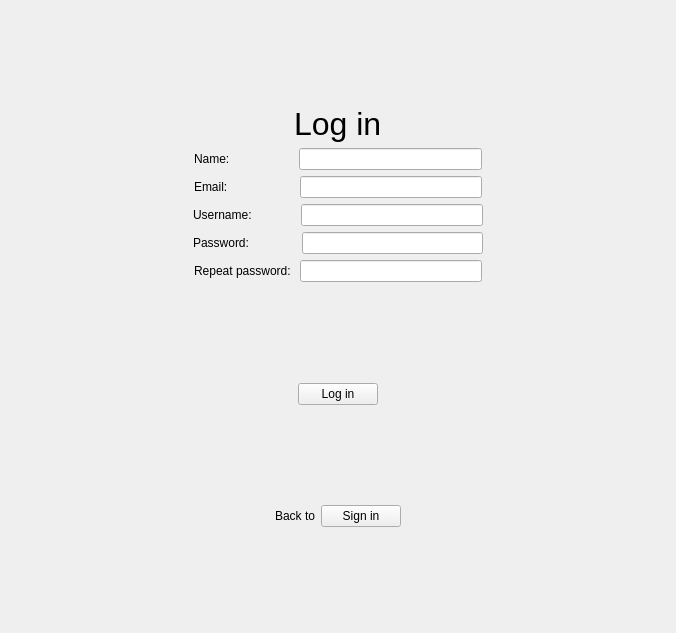
<?xml version="1.0" encoding="UTF-8"?>
<ui version="4.0">
 <class>loginwindowClass</class>
 <widget class="QMainWindow" name="loginwindowClass">
  <property name="geometry">
   <rect>
    <x>0</x>
    <y>0</y>
    <width>676</width>
    <height>633</height>
   </rect>
  </property>
  <property name="windowTitle">
   <string>loginwindow</string>
  </property>
  <widget class="QWidget" name="centralWidget">
   <layout class="QHBoxLayout" name="horizontalLayout_11">
    <item>
     <layout class="QVBoxLayout" name="verticalLayout">
      <item>
       <spacer name="verticalSpacer">
        <property name="orientation">
         <enum>Qt::Orientation::Vertical</enum>
        </property>
        <property name="sizeHint" stdset="0">
         <size>
          <width>20</width>
          <height>40</height>
         </size>
        </property>
       </spacer>
      </item>
      <item>
       <layout class="QHBoxLayout" name="horizontalLayout">
        <item>
         <spacer name="horizontalSpacer">
          <property name="orientation">
           <enum>Qt::Orientation::Horizontal</enum>
          </property>
          <property name="sizeHint" stdset="0">
           <size>
            <width>40</width>
            <height>20</height>
           </size>
          </property>
         </spacer>
        </item>
        <item>
         <widget class="QLabel" name="label">
          <property name="font">
           <font>
            <pointsize>24</pointsize>
           </font>
          </property>
          <property name="text">
           <string>Log in</string>
          </property>
         </widget>
        </item>
        <item>
         <spacer name="horizontalSpacer_2">
          <property name="orientation">
           <enum>Qt::Orientation::Horizontal</enum>
          </property>
          <property name="sizeHint" stdset="0">
           <size>
            <width>40</width>
            <height>20</height>
           </size>
          </property>
         </spacer>
        </item>
       </layout>
      </item>
      <item>
       <layout class="QHBoxLayout" name="horizontalLayout_3">
        <item>
         <spacer name="horizontalSpacer_7">
          <property name="orientation">
           <enum>Qt::Orientation::Horizontal</enum>
          </property>
          <property name="sizeHint" stdset="0">
           <size>
            <width>40</width>
            <height>20</height>
           </size>
          </property>
         </spacer>
        </item>
        <item>
         <widget class="QLabel" name="label_2">
          <property name="text">
           <string>Name:                   </string>
          </property>
         </widget>
        </item>
        <item>
         <widget class="QLineEdit" name="lineEditName"/>
        </item>
        <item>
         <spacer name="horizontalSpacer_12">
          <property name="orientation">
           <enum>Qt::Orientation::Horizontal</enum>
          </property>
          <property name="sizeHint" stdset="0">
           <size>
            <width>40</width>
            <height>20</height>
           </size>
          </property>
         </spacer>
        </item>
       </layout>
      </item>
      <item>
       <layout class="QHBoxLayout" name="horizontalLayout_5">
        <item>
         <spacer name="horizontalSpacer_6">
          <property name="orientation">
           <enum>Qt::Orientation::Horizontal</enum>
          </property>
          <property name="sizeHint" stdset="0">
           <size>
            <width>40</width>
            <height>20</height>
           </size>
          </property>
         </spacer>
        </item>
        <item>
         <widget class="QLabel" name="label_3">
          <property name="text">
           <string>Email:                    </string>
          </property>
         </widget>
        </item>
        <item>
         <widget class="QLineEdit" name="lineEditEmail"/>
        </item>
        <item>
         <spacer name="horizontalSpacer_11">
          <property name="orientation">
           <enum>Qt::Orientation::Horizontal</enum>
          </property>
          <property name="sizeHint" stdset="0">
           <size>
            <width>40</width>
            <height>20</height>
           </size>
          </property>
         </spacer>
        </item>
       </layout>
      </item>
      <item>
       <layout class="QHBoxLayout" name="horizontalLayout_6">
        <item>
         <spacer name="horizontalSpacer_5">
          <property name="orientation">
           <enum>Qt::Orientation::Horizontal</enum>
          </property>
          <property name="sizeHint" stdset="0">
           <size>
            <width>40</width>
            <height>20</height>
           </size>
          </property>
         </spacer>
        </item>
        <item>
         <widget class="QLabel" name="label_4">
          <property name="text">
           <string>Username:             </string>
          </property>
         </widget>
        </item>
        <item>
         <widget class="QLineEdit" name="lineEditUsername"/>
        </item>
        <item>
         <spacer name="horizontalSpacer_10">
          <property name="orientation">
           <enum>Qt::Orientation::Horizontal</enum>
          </property>
          <property name="sizeHint" stdset="0">
           <size>
            <width>40</width>
            <height>20</height>
           </size>
          </property>
         </spacer>
        </item>
       </layout>
      </item>
      <item>
       <layout class="QHBoxLayout" name="horizontalLayout_7">
        <item>
         <spacer name="horizontalSpacer_4">
          <property name="orientation">
           <enum>Qt::Orientation::Horizontal</enum>
          </property>
          <property name="sizeHint" stdset="0">
           <size>
            <width>40</width>
            <height>20</height>
           </size>
          </property>
         </spacer>
        </item>
        <item>
         <widget class="QLabel" name="label_5">
          <property name="text">
           <string>Password:              </string>
          </property>
         </widget>
        </item>
        <item>
         <widget class="QLineEdit" name="lineEditPasswordOne"/>
        </item>
        <item>
         <spacer name="horizontalSpacer_9">
          <property name="orientation">
           <enum>Qt::Orientation::Horizontal</enum>
          </property>
          <property name="sizeHint" stdset="0">
           <size>
            <width>40</width>
            <height>20</height>
           </size>
          </property>
         </spacer>
        </item>
       </layout>
      </item>
      <item>
       <layout class="QHBoxLayout" name="horizontalLayout_8">
        <item>
         <spacer name="horizontalSpacer_3">
          <property name="orientation">
           <enum>Qt::Orientation::Horizontal</enum>
          </property>
          <property name="sizeHint" stdset="0">
           <size>
            <width>40</width>
            <height>20</height>
           </size>
          </property>
         </spacer>
        </item>
        <item>
         <widget class="QLabel" name="label_6">
          <property name="text">
           <string>Repeat password: </string>
          </property>
         </widget>
        </item>
        <item>
         <widget class="QLineEdit" name="lineEditPasswordTwo"/>
        </item>
        <item>
         <spacer name="horizontalSpacer_8">
          <property name="orientation">
           <enum>Qt::Orientation::Horizontal</enum>
          </property>
          <property name="sizeHint" stdset="0">
           <size>
            <width>40</width>
            <height>20</height>
           </size>
          </property>
         </spacer>
        </item>
       </layout>
      </item>
      <item>
       <spacer name="verticalSpacer_2">
        <property name="orientation">
         <enum>Qt::Orientation::Vertical</enum>
        </property>
        <property name="sizeHint" stdset="0">
         <size>
          <width>20</width>
          <height>40</height>
         </size>
        </property>
       </spacer>
      </item>
      <item>
       <layout class="QHBoxLayout" name="horizontalLayout_9">
        <item>
         <spacer name="horizontalSpacer_14">
          <property name="orientation">
           <enum>Qt::Orientation::Horizontal</enum>
          </property>
          <property name="sizeHint" stdset="0">
           <size>
            <width>40</width>
            <height>20</height>
           </size>
          </property>
         </spacer>
        </item>
        <item>
         <widget class="QPushButton" name="pushButtonLogIn">
          <property name="text">
           <string>Log in</string>
          </property>
         </widget>
        </item>
        <item>
         <spacer name="horizontalSpacer_13">
          <property name="orientation">
           <enum>Qt::Orientation::Horizontal</enum>
          </property>
          <property name="sizeHint" stdset="0">
           <size>
            <width>40</width>
            <height>20</height>
           </size>
          </property>
         </spacer>
        </item>
       </layout>
      </item>
      <item>
       <spacer name="verticalSpacer_3">
        <property name="orientation">
         <enum>Qt::Orientation::Vertical</enum>
        </property>
        <property name="sizeHint" stdset="0">
         <size>
          <width>20</width>
          <height>40</height>
         </size>
        </property>
       </spacer>
      </item>
      <item>
       <layout class="QHBoxLayout" name="horizontalLayout_10">
        <item>
         <spacer name="horizontalSpacer_16">
          <property name="orientation">
           <enum>Qt::Orientation::Horizontal</enum>
          </property>
          <property name="sizeHint" stdset="0">
           <size>
            <width>40</width>
            <height>20</height>
           </size>
          </property>
         </spacer>
        </item>
        <item>
         <widget class="QLabel" name="label_7">
          <property name="text">
           <string>Back to</string>
          </property>
         </widget>
        </item>
        <item>
         <widget class="QPushButton" name="pushButtonSignIn">
          <property name="text">
           <string>Sign in</string>
          </property>
         </widget>
        </item>
        <item>
         <spacer name="horizontalSpacer_15">
          <property name="orientation">
           <enum>Qt::Orientation::Horizontal</enum>
          </property>
          <property name="sizeHint" stdset="0">
           <size>
            <width>40</width>
            <height>20</height>
           </size>
          </property>
         </spacer>
        </item>
       </layout>
      </item>
      <item>
       <spacer name="verticalSpacer_4">
        <property name="orientation">
         <enum>Qt::Orientation::Vertical</enum>
        </property>
        <property name="sizeHint" stdset="0">
         <size>
          <width>20</width>
          <height>40</height>
         </size>
        </property>
       </spacer>
      </item>
     </layout>
    </item>
   </layout>
  </widget>
 </widget>
 <layoutdefault spacing="6" margin="11"/>
 <resources/>
 <connections/>
</ui>
